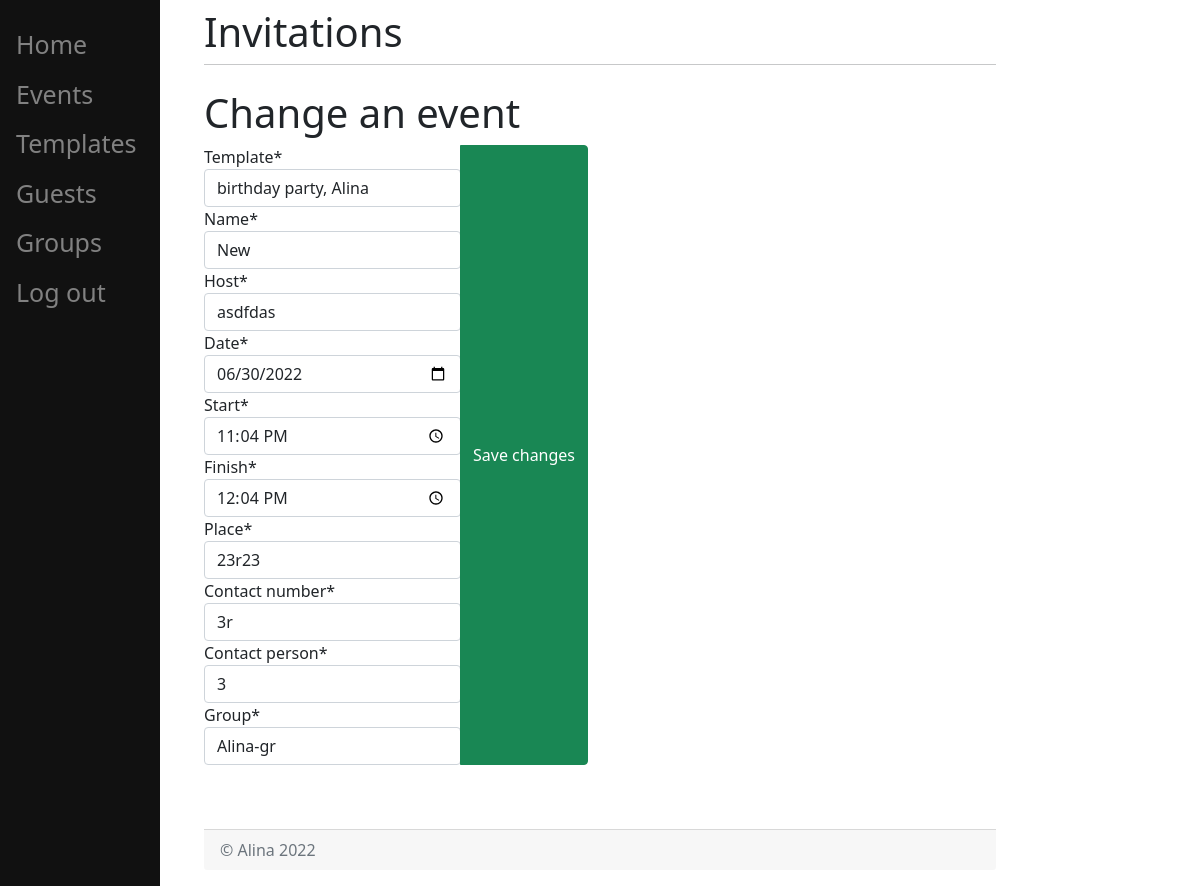
/events/change/29 (signed in), run on an earlier commit of the app's database.
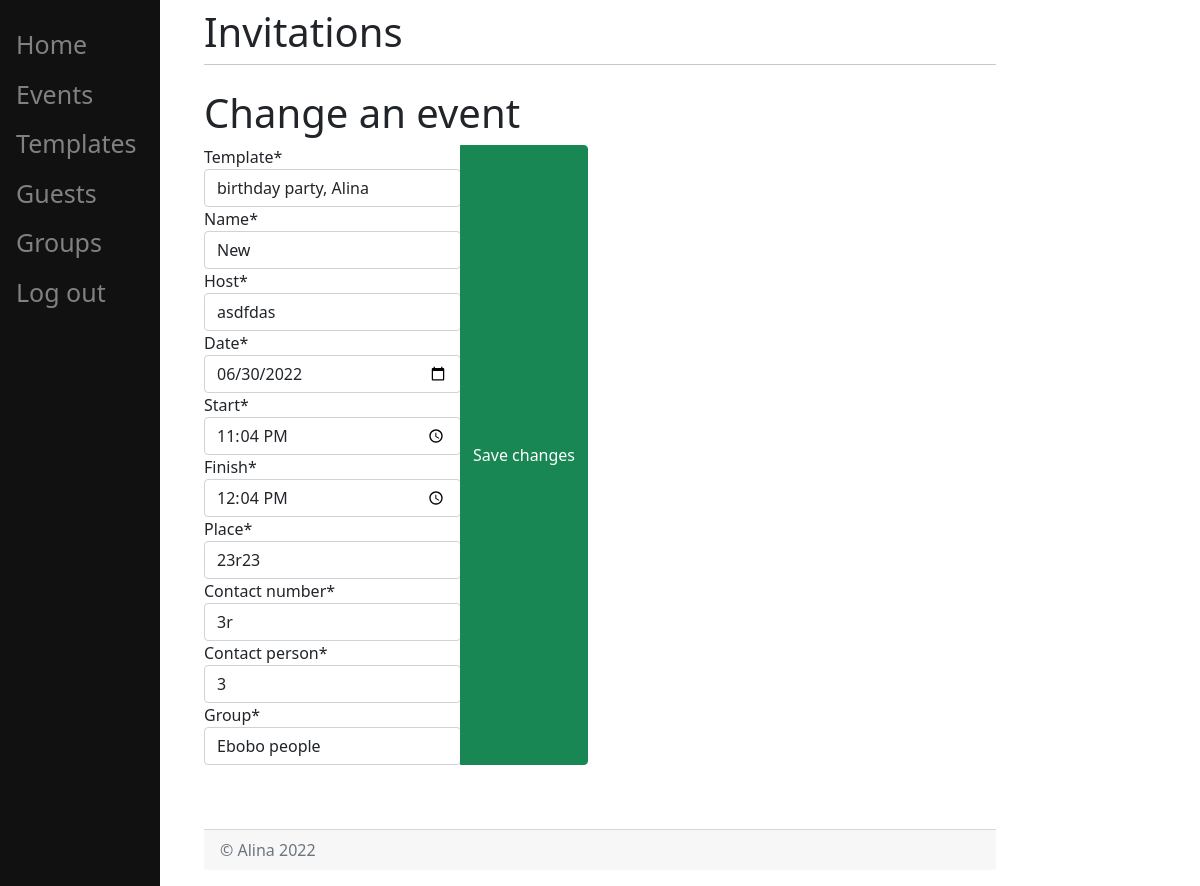
And on a later commit of the database.
### invitations/models.py (models this page shows, shortened)
class Event(models.Model):
    group = models.ForeignKey(Group, on_delete=models.CASCADE)
    template = models.ForeignKey(Template, on_delete=models.CASCADE)
    name = models.CharField(max_length=200)
    host = models.CharField(max_length=100)
    date = models.DateField(default=date.today())
    start = models.TimeField(default=datetime.time(16, 00))
    finish = models.TimeField(default=datetime.time(16, 00))
    place = models.CharField(max_length=200)
    contact_number = models.CharField(max_length=100)
    contact_person = models.CharField(max_length=100)
    user = models.ForeignKey(User, on_delete=models.CASCADE, related_name="event", null=True)

### invitations/views.py (the view)
def change_event(request, event_id):
    user = request.user
    try:
        event = user.event.select_for_update().get(id=event_id)
        if request.method == "POST":
            user_group_all = list(map(lambda group_: (group_.id, group_.name), user.group.all()))
            form = AddEventForm(request.POST, groups=user_group_all)
            if form.is_valid():
                event.name = form.instance.name
                event.group = user.group.get(id=int(form.cleaned_data['group']))
                event.template = form.instance.template
                event.host = form.instance.host
                event.date = form.instance.date
                event.start = form.instance.start
                event.finish = form.instance.finish
                event.place = form.instance.place
                event.contact_number = form.instance.contact_number
                event.contact_person = form.instance.contact_person
                event.save()
                return redirect("/events/")
            else:
                return render(request, "invitations/change_event.html", {"form": form})
        else:
            user_group_all = list(map(lambda group: (group.id, group.name), user.group.all()))
            form = AddEventForm(instance=event, groups=user_group_all, initial={'group': str(event.group_id)})
            return render(request, "invitations/change_event.html", {"form": form})
    except Event.DoesNotExist:
        raise Http404("No group matches the given query.")

### invitations/forms.py
class AddEventForm(forms.ModelForm):
    def __init__(self, *args, groups, **kwargs):
        super(forms.ModelForm, self).__init__(*args, **kwargs)
        self.fields['group'].choices = sorted(groups, key=lambda t: t[1])
    group = forms.ChoiceField(choices=(), required=True)
    class Meta:
        model = Event
        fields = ['template', 'name', 'host', 'date', 'start', 'finish', 'place', 'contact_number',
                  'contact_person']
        widgets = {'date': DateInput(attrs={'type': 'date'}),
                   'start': TimeInput(attrs={'type': 'time'}),
                   'finish': TimeInput(attrs={'type': 'time'}),
                   'user': forms.HiddenInput()}

### invitations/models.py (called while the page is built)
    def __str__(self):
        return self.name

### templates/invitations/change_event.html (shortened to what this page needs)
{% extends 'invitations/home.html' %}
{% load crispy_forms_tags %}
{% block content %}
    <h1>Change an event</h1>
    <form method="POST" action="/events/change/{{ form.instance.id }}" class="form-group">
        <div class="input-group mb-3">
            <div class="input-group-prepend">
    {{ form|crispy }}</div>
    <button type="submit" name="save" class="btn btn-success"> Save changes </button>
            </div>
    </form>
{% endblock %}

What changed in the data, as far as the page shows it:
changed Event "birthday party, Alina": group "Alina-gr" → "Ebobo people"
